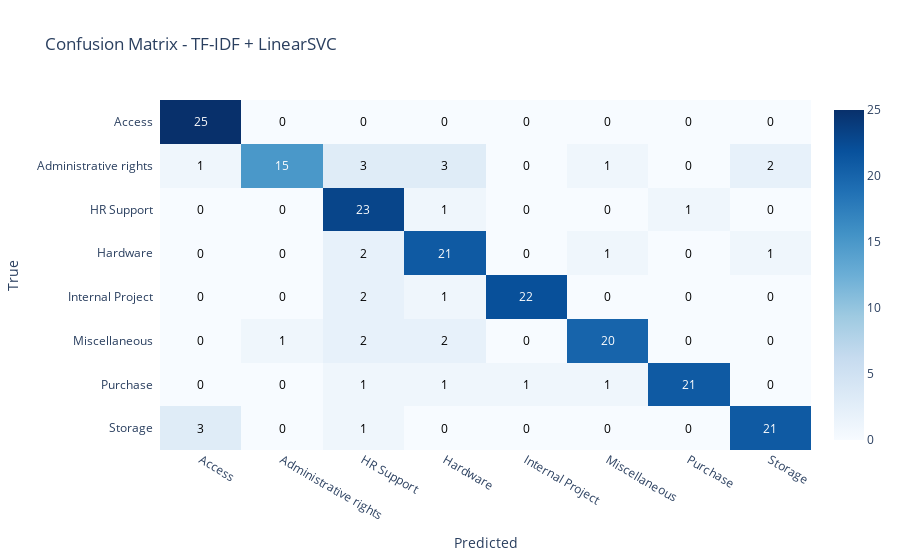

Here is the notebook cell this chart was saved with:
### Code cell
# Visualizar confusion matrix
plot_confusion_matrix(metrics["confusion_matrix"], classes, title="Confusion Matrix - TF-IDF + LinearSVC")

### Figure 1 — Plotly figure (JSON) as saved in the notebook; plotly's stock layout.template omitted (floating-point values rounded to 4 significant figures)
{"data": [{"colorscale": [[0, "rgb(247,251,255)"], [0.125, "rgb(222,235,247)"], [0.25, "rgb(198,219,239)"], [0.375, "rgb(158,202,225)"], [0.5, "rgb(107,174,214)"], [0.625, "rgb(66,146,198)"], [0.75, "rgb(33,113,181)"], [0.875, "rgb(8,81,156)"], [1, "rgb(8,48,107)"]], "reversescale": false, "showscale": true, "type": "heatmap", "x": ["Access", "Administrative rights", "HR Support", "Hardware", "Internal Project", "Miscellaneous", "Purchase", "Storage"], "y": ["Access", "Administrative rights", "HR Support", "Hardware", "Internal Project", "Miscellaneous", "Purchase", "Storage"], "z": [[25, 0, 0, 0, 0, 0, 0, 0], [1, 15, 3, 3, 0, 1, 0, 2], [0, 0, 23, 1, 0, 0, 1, 0], [0, 0, 2, 21, 0, 1, 0, 1], [0, 0, 2, 1, 22, 0, 0, 0], [0, 1, 2, 2, 0, 20, 0, 0], [0, 0, 1, 1, 1, 1, 21, 0], [3, 0, 1, 0, 0, 0, 0, 21]]}], "layout": {"annotations": [{"font": {"color": "#FFFFFF"}, "showarrow": false, "text": "25", "x": "Access", "xref": "x", "y": "Access", "yref": "y"}, {"font": {"color": "#000000"}, "showarrow": false, "text": "0", "x": "Administrative rights", "xref": "x", "y": "Access", "yref": "y"}, {"font": {"color": "#000000"}, "showarrow": false, "text": "0", "x": "HR Support", "xref": "x", "y": "Access", "yref": "y"}, {"font": {"color": "#000000"}, "showarrow": false, "text": "0", "x": "Hardware", "xref": "x", "y": "Access", "yref": "y"}, {"font": {"color": "#000000"}, "showarrow": false, "text": "0", "x": "Internal Project", "xref": "x", "y": "Access", "yref": "y"}, {"font": {"color": "#000000"}, "showarrow": false, "text": "0", "x": "Miscellaneous", "xref": "x", "y": "Access", "yref": "y"}, {"font": {"color": "#000000"}, "showarrow": false, "text": "0", "x": "Purchase", "xref": "x", "y": "Access", "yref": "y"}, {"font": {"color": "#000000"}, "showarrow": false, "text": "0", "x": "Storage", "xref": "x", "y": "Access", "yref": "y"}, {"font": {"color": "#000000"}, "showarrow": false, "text": "1", "x": "Access", "xref": "x", "y": "Administrative rights", "yref": "y"}, {"font": {"color": "#FFFFFF"}, "showarrow": false, "text": "15", "x": "Administrative rights", "xref": "x", "y": "Administrative rights", "yref": "y"}, {"font": {"color": "#000000"}, "showarrow": false, "text": "3", "x": "HR Support", "xref": "x", "y": "Administrative rights", "yref": "y"}, {"font": {"color": "#000000"}, "showarrow": false, "text": "3", "x": "Hardware", "xref": "x", "y": "Administrative rights", "yref": "y"}, {"font": {"color": "#000000"}, "showarrow": false, "text": "0", "x": "Internal Project", "xref": "x", "y": "Administrative rights", "yref": "y"}, {"font": {"color": "#000000"}, "showarrow": false, "text": "1", "x": "Miscellaneous", "xref": "x", "y": "Administrative rights", "yref": "y"}, {"font": {"color": "#000000"}, "showarrow": false, "text": "0", "x": "Purchase", "xref": "x", "y": "Administrative rights", "yref": "y"}, {"font": {"color": "#000000"}, "showarrow": false, "text": "2", "x": "Storage", "xref": "x", "y": "Administrative rights", "yref": "y"}, {"font": {"color": "#000000"}, "showarrow": false, "text": "0", "x": "Access", "xref": "x", "y": "HR Support", "yref": "y"}, {"font": {"color": "#000000"}, "showarrow": false, "text": "0", "x": "Administrative rights", "xref": "x", "y": "HR Support", "yref": "y"}, {"font": {"color": "#FFFFFF"}, "showarrow": false, "text": "23", "x": "HR Support", "xref": "x", "y": "HR Support", "yref": "y"}, {"font": {"color": "#000000"}, "showarrow": false, "text": "1", "x": "Hardware", "xref": "x", "y": "HR Support", "yref": "y"}, {"font": {"color": "#000000"}, "showarrow": false, "text": "0", "x": "Internal Project", "xref": "x", "y": "HR Support", "yref": "y"}, {"font": {"color": "#000000"}, "showarrow": false, "text": "0", "x": "Miscellaneous", "xref": "x", "y": "HR Support", "yref": "y"}, {"font": {"color": "#000000"}, "showarrow": false, "text": "1", "x": "Purchase", "xref": "x", "y": "HR Support", "yref": "y"}, {"font": {"color": "#000000"}, "showarrow": false, "text": "0", "x": "Storage", "xref": "x", "y": "HR Support", "yref": "y"}, {"font": {"color": "#000000"}, "showarrow": false, "text": "0", "x": "Access", "xref": "x", "y": "Hardware", "yref": "y"}, {"font": {"color": "#000000"}, "showarrow": false, "text": "0", "x": "Administrative rights", "xref": "x", "y": "Hardware", "yref": "y"}, {"font": {"color": "#000000"}, "showarrow": false, "text": "2", "x": "HR Support", "xref": "x", "y": "Hardware", "yref": "y"}, {"font": {"color": "#FFFFFF"}, "showarrow": false, "text": "21", "x": "Hardware", "xref": "x", "y": "Hardware", "yref": "y"}, {"font": {"color": "#000000"}, "showarrow": false, "text": "0", "x": "Internal Project", "xref": "x", "y": "Hardware", "yref": "y"}, {"font": {"color": "#000000"}, "showarrow": false, "text": "1", "x": "Miscellaneous", "xref": "x", "y": "Hardware", "yref": "y"}, {"font": {"color": "#000000"}, "showarrow": false, "text": "0", "x": "Purchase", "xref": "x", "y": "Hardware", "yref": "y"}, {"font": {"color": "#000000"}, "showarrow": false, "text": "1", "x": "Storage", "xref": "x", "y": "Hardware", "yref": "y"}, {"font": {"color": "#000000"}, "showarrow": false, "text": "0", "x": "Access", "xref": "x", "y": "Internal Project", "yref": "y"}, {"font": {"color": "#000000"}, "showarrow": false, "text": "0", "x": "Administrative rights", "xref": "x", "y": "Internal Project", "yref": "y"}, {"font": {"color": "#000000"}, "showarrow": false, "text": "2", "x": "HR Support", "xref": "x", "y": "Internal Project", "yref": "y"}, {"font": {"color": "#000000"}, "showarrow": false, "text": "1", "x": "Hardware", "xref": "x", "y": "Internal Project", "yref": "y"}, {"font": {"color": "#FFFFFF"}, "showarrow": false, "text": "22", "x": "Internal Project", "xref": "x", "y": "Internal Project", "yref": "y"}, {"font": {"color": "#000000"}, "showarrow": false, "text": "0", "x": "Miscellaneous", "xref": "x", "y": "Internal Project", "yref": "y"}, {"font": {"color": "#000000"}, "showarrow": false, "text": "0", "x": "Purchase", "xref": "x", "y": "Internal Project", "yref": "y"}, {"font": {"color": "#000000"}, "showarrow": false, "text": "0", "x": "Storage", "xref": "x", "y": "Internal Project", "yref": "y"}, {"font": {"color": "#000000"}, "showarrow": false, "text": "0", "x": "Access", "xref": "x", "y": "Miscellaneous", "yref": "y"}, {"font": {"color": "#000000"}, "showarrow": false, "text": "1", "x": "Administrative rights", "xref": "x", "y": "Miscellaneous", "yref": "y"}, {"font": {"color": "#000000"}, "showarrow": false, "text": "2", "x": "HR Support", "xref": "x", "y": "Miscellaneous", "yref": "y"}, {"font": {"color": "#000000"}, "showarrow": false, "text": "2", "x": "Hardware", "xref": "x", "y": "Miscellaneous", "yref": "y"}, {"font": {"color": "#000000"}, "showarrow": false, "text": "0", "x": "Internal Project", "xref": "x", "y": "Miscellaneous", "yref": "y"}, {"font": {"color": "#FFFFFF"}, "showarrow": false, "text": "20", "x": "Miscellaneous", "xref": "x", "y": "Miscellaneous", "yref": "y"}, {"font": {"color": "#000000"}, "showarrow": false, "text": "0", "x": "Purchase", "xref": "x", "y": "Miscellaneous", "yref": "y"}, {"font": {"color": "#000000"}, "showarrow": false, "text": "0", "x": "Storage", "xref": "x", "y": "Miscellaneous", "yref": "y"}, {"font": {"color": "#000000"}, "showarrow": false, "text": "0", "x": "Access", "xref": "x", "y": "Purchase", "yref": "y"}, {"font": {"color": "#000000"}, "showarrow": false, "text": "0", "x": "Administrative rights", "xref": "x", "y": "Purchase", "yref": "y"}, {"font": {"color": "#000000"}, "showarrow": false, "text": "1", "x": "HR Support", "xref": "x", "y": "Purchase", "yref": "y"}, {"font": {"color": "#000000"}, "showarrow": false, "text": "1", "x": "Hardware", "xref": "x", "y": "Purchase", "yref": "y"}, {"font": {"color": "#000000"}, "showarrow": false, "text": "1", "x": "Internal Project", "xref": "x", "y": "Purchase", "yref": "y"}, {"font": {"color": "#000000"}, "showarrow": false, "text": "1", "x": "Miscellaneous", "xref": "x", "y": "Purchase", "yref": "y"}, {"font": {"color": "#FFFFFF"}, "showarrow": false, "text": "21", "x": "Purchase", "xref": "x", "y": "Purchase", "yref": "y"}, {"font": {"color": "#000000"}, "showarrow": false, "text": "0", "x": "Storage", "xref": "x", "y": "Purchase", "yref": "y"}, {"font": {"color": "#000000"}, "showarrow": false, "text": "3", "x": "Access", "xref": "x", "y": "Storage", "yref": "y"}, {"font": {"color": "#000000"}, "showarrow": false, "text": "0", "x": "Administrative rights", "xref": "x", "y": "Storage", "yref": "y"}, {"font": {"color": "#000000"}, "showarrow": false, "text": "1", "x": "HR Support", "xref": "x", "y": "Storage", "yref": "y"}, {"font": {"color": "#000000"}, "showarrow": false, "text": "0", "x": "Hardware", "xref": "x", "y": "Storage", "yref": "y"}, {"font": {"color": "#000000"}, "showarrow": false, "text": "0", "x": "Internal Project", "xref": "x", "y": "Storage", "yref": "y"}, {"font": {"color": "#000000"}, "showarrow": false, "text": "0", "x": "Miscellaneous", "xref": "x", "y": "Storage", "yref": "y"}, {"font": {"color": "#000000"}, "showarrow": false, "text": "0", "x": "Purchase", "xref": "x", "y": "Storage", "yref": "y"}, {"font": {"color": "#FFFFFF"}, "showarrow": false, "text": "21", "x": "Storage", "xref": "x", "y": "Storage", "yref": "y"}], "title": {"text": "Confusion Matrix - TF-IDF + LinearSVC"}, "xaxis": {"dtick": 1, "gridcolor": "rgb(0, 0, 0)", "side": "bottom", "ticks": "", "title": {"text": "Predicted"}}, "yaxis": {"autorange": "reversed", "dtick": 1, "ticks": "", "ticksuffix": "  ", "title": {"text": "True"}}}}
